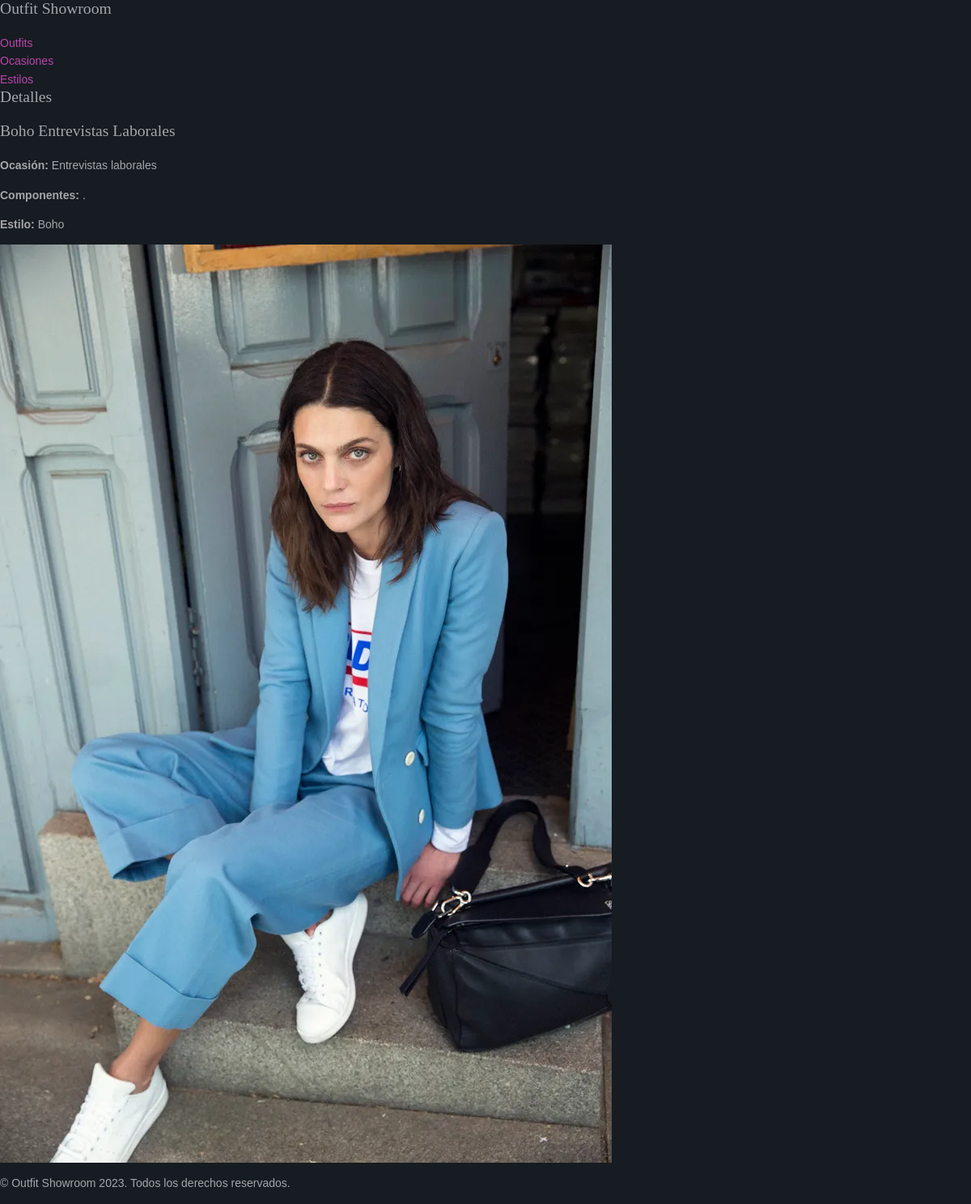
The page /appOutfitShowroom/outfits/70/ on the database its author committed.
### appOutfitShowroom/models.py (models this page shows, shortened)
class Outfit(models.Model):
    nombre = models.CharField(max_length=50)
    descripcion = models.CharField(max_length=200)
    estilo = models.ForeignKey(Estilo, on_delete=models.CASCADE)
    ocasion = models.ManyToManyField(Ocasion)
    foto = models.ImageField(upload_to='outfits/', null=True, blank=True)

class Ocasion(models.Model):
    nombre = models.CharField(max_length=50)
    descripcion = models.CharField(max_length=200)

class Estilo(models.Model):
    nombre = models.CharField(max_length=50)
    descripcion = models.CharField(max_length=200)
    def __str__(self):
        return self.nombre

### appOutfitShowroom/views.py (the view)
# urls.py: path('outfits/<int:outfit_id>/', views.detalle_outfit, name='detalle_outfit'),
def detalle_outfit(request, outfit_id):
    outfit = get_object_or_404(Outfit, id=outfit_id)
    return render(request, 'nocobot/outfit.html', {'outfit': outfit})

### appOutfitShowroom/templates/nocobot/outfit.html
{% extends "nocobot/base2.html" %}
{% block content %}
<h1>{{ outfit.nombre }}</h1>
<p><strong>Ocasión:</strong>
    {% for ocasion in outfit.ocasion.all %}
      {{ ocasion.nombre }}{% if not forloop.last %}, {% endif %}
    {% endfor %}
  </p>
<p><strong>Componentes:</strong> {{ outfit.descripcion }}</p>
<p><strong>Estilo:</strong>
    {{ outfit.estilo }}
</p>
<img src="{{ outfit.foto.url }}" alt="{{ outfit.nombre }}">
{% endblock %}

### appOutfitShowroom/static/layout/styles/framework.css (style rules this page uses)
html { overflow-y:scroll; overflow-x:hidden; }
html, body { margin:0; padding:0; font-size:14px; line-height:1.6em; }
*, *::before, *::after { box-sizing:border-box; }
img { width:auto; max-width:100%; height:auto; margin:0; padding:0; border:none; line-height:normal; vertical-align:middle; }
body, input, textarea, select { font-family:Verdana, Geneva, sans-serif; }
h1, h2, h3, h4, h5, h6, .heading { font-family:Georgia, "Times New Roman", Times, serif; }
::placeholder { opacity:1; }
h1, h2, h3, h4, h5, h6, .heading { margin:0 0 20px 0; font-size:1.4rem; line-height:normal; font-weight:normal; text-transform:capitalize; }

### appOutfitShowroom/static/layout/styles/layout.css (style rules this page uses)
*, *::before, *::after { transition:all .3s ease-in-out; }
body { color:#A5A6AA; background-color:#161C21; }

### rows shown on the page
Outfit: nombre "Boho Entrevistas Laborales", descripcion ".", estilo "Boho", foto (picture)
Ocasion: nombre "Entrevistas laborales"
